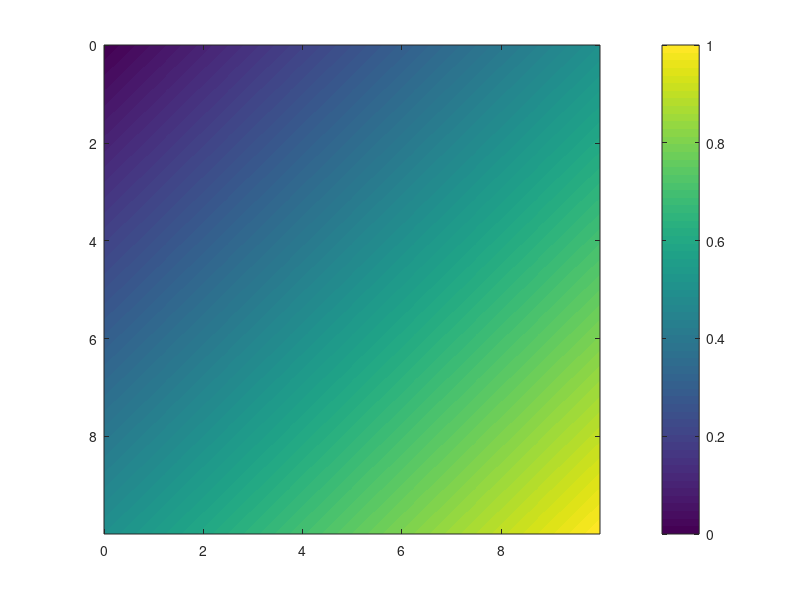

This chart was generated by the following MATLAB code:

clear all;

clc;

x = [0:0.01:10-0.01];

y = [0:0.01:10-0.01];

m = length(x);

n = length(y);

for i = [1:m];
    
    for j = [1:n];
        
        f(i,j) = x(i) + y(j);
        
    end;
    
end;

for i = [1:m]
    
    for j = [1:n]
        
f_max = max(f(i,j));

    end;
end;

imagesc(x,y',f/f_max);

colorbar;